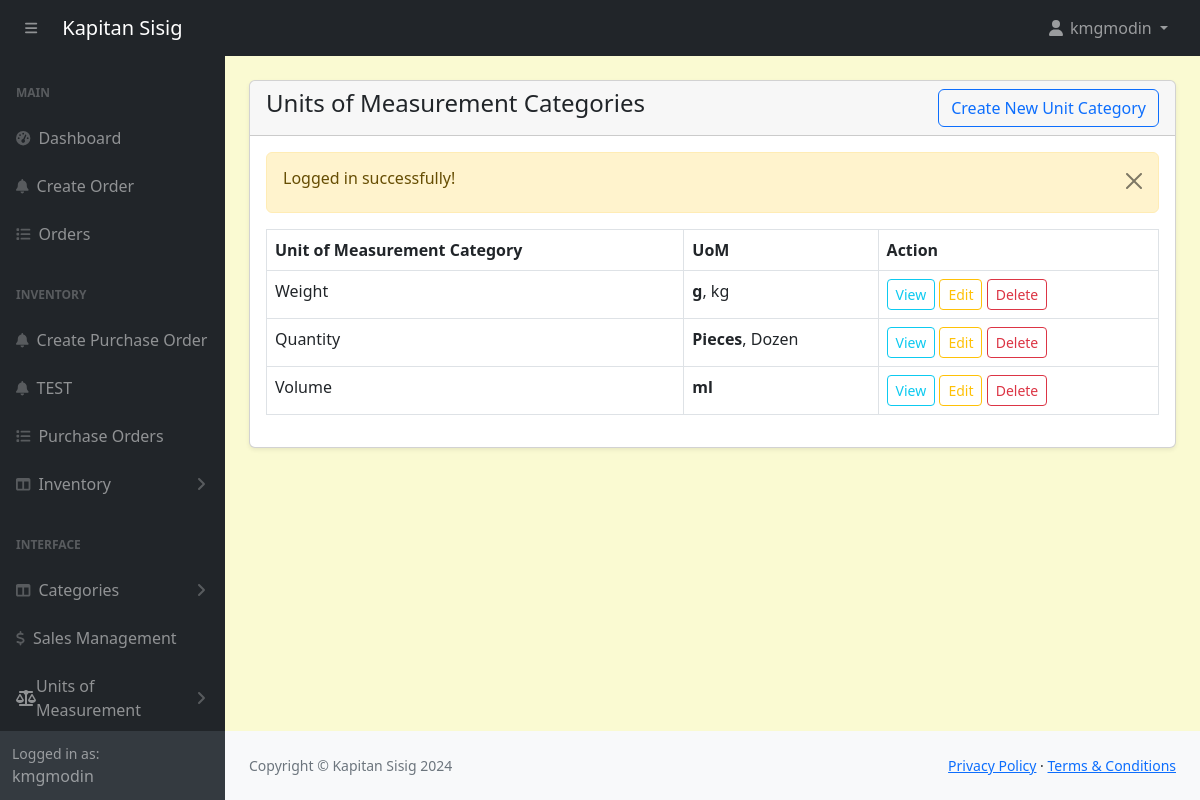
The app's page /POS-System-KapitanSisig/admin/units.php (signed in) with its own data.
### tables this page shows
CREATE TABLE `unit_categories` (
  `id` int(11) NOT NULL,
  `category_unit_name` varchar(255) NOT NULL
);

CREATE TABLE `units_of_measure` (
  `id` int(11) NOT NULL,
  `category_id` int(11) DEFAULT NULL,
  `uom_name` varchar(255) DEFAULT NULL,
  `type` enum('reference','bigger','smaller') DEFAULT NULL,
  `ratio` decimal(10,5) DEFAULT NULL,
  `active` tinyint(1) DEFAULT 1,
  `rounding_precision` decimal(10,5) DEFAULT NULL
);

### POS-System-KapitanSisig/admin/units.php (the view, shortened to what this page needs)
<?php include('includes/header.php'); ?>
<div class="container-fluid px-4">
    <div class="card mt-4 shadow-sm">
        <div class="card-header">
            <h4 class="mb-0">Units of Measurement Categories
                <a href="units-category.php" class="btn btn-outline-primary float-end">Create New Unit Category</a>
            </h4>
        </div>
        <div class="card-body">
            <div class="table-responsive">
                <table class="table table-bordered table-hover">
                    <thead>
                        <tr>
                            <th>Unit of Measurement Category</th>
                            <th>UoM</th>
                            <th>Action</th>
                        </tr>
                    </thead>
                    <tbody>
                        <?php
                        $sql = "SELECT * FROM unit_categories";
                        $result = $conn->query($sql);
                        if ($result->num_rows > 0) {
                            while($row = $result->fetch_assoc()) {
                                echo "<tr>";
                                echo "<td>" . htmlspecialchars($row['category_unit_name']) . "</td>";
                                $category_id = $row['id'];
                                $uom_sql = "SELECT * FROM units_of_measure WHERE category_id = $category_id AND active = 1";
                                $uom_result = $conn->query($uom_sql);
                                $uoms = [];
                                if ($uom_result->num_rows > 0) {
                                    while ($uom_row = $uom_result->fetch_assoc()) {
                                        if ($uom_row['type'] == 'reference') {
                                            $uoms[] = "<strong>" . htmlspecialchars($uom_row['uom_name']) . "</strong>";
                                        } else {
                                            $uoms[] = htmlspecialchars($uom_row['uom_name']);
                                        }
                                    }
                                }
                                echo "<td>" . implode(', ', $uoms) . "</td>";
                                echo "<td>
                                    <a href='units-view-category.php?id=" . $row['id'] . "' class='btn btn-sm btn-outline-info'>View</a>
                                    <a href='units-edit-category.php?id=" . $row['id'] . "' class='btn btn-sm btn-outline-warning'>Edit</a>
                                    <a href='code.php?delete=" . $row['id'] . "' class='btn btn-sm btn-outline-danger' onclick='return confirm(\"Are you sure you want to delete this category?\");'>Delete</a>                                </td>";
                                echo "</tr>";
                            }
                        } else {
                            echo "<tr><td colspan='3'>No categories found</td></tr>";
                        }
                        ?>
                    </tbody>
                </table>
            </div>
        </div>
    </div>
</div>
<?php include('includes/footer.php'); ?>

### POS-System-KapitanSisig/admin/assets/css/custom.css (style rules this page uses)
body { margin: 0; font-family: system-ui, -apple-system, "Segoe UI", Roboto, "Helvetica Neue", "Noto Sans", "Liberation Sans", Arial, sans-serif; font-size: 1rem; font-weight: 400; line-height: 1.5; color: #212529; text-align: left; background-color: #FAFAD2; -webkit-text-size-adjust: 100%; -webkit-tap-highlight-color: rgba(0, 0, 0, 0); }

### records on screen
unit_categories: category_unit_name "Weight", units_of_measure.uom_name "g", uoms ", kg"
unit_categories: category_unit_name "Quantity", units_of_measure.uom_name "Pieces", uoms ", Dozen"
unit_categories: category_unit_name "Volume", units_of_measure.uom_name "ml"

### other values on screen
$_SESSION['loggedInUser']['username'] "kmgmodin"
$_SESSION['message'] "Logged in successfully!"
